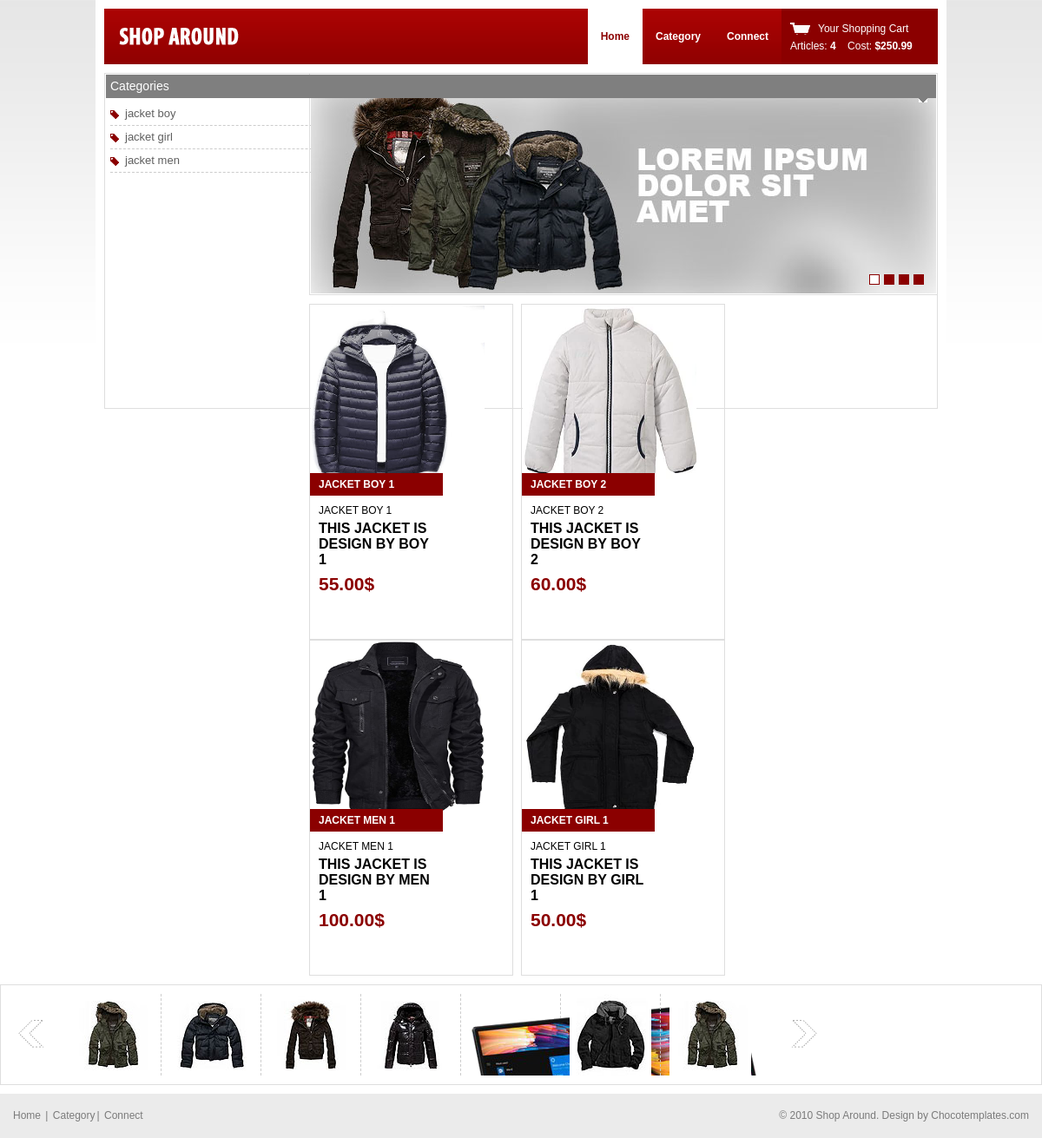
The page / on the database its author committed.
### product/models.py (models this page shows, shortened)
class product(models.Model):
    name = models.CharField(max_length=150)
    description = models.TextField()
    image = models.ImageField()
    price = models.DecimalField(max_digits=10,decimal_places=2)
    category_id = models.ForeignKey(category,on_delete=models.CASCADE)

class category(models.Model):
    name = models.CharField(max_length=150)
    description = models.TextField()

### product/views.py (the view)
# urls.py: 2. Add a URL to urlpatterns:  path('', views.home, name='home')
def home(request):
    allcategory = category.objects.all()
    allproducts = product.objects.all()
    return render(request,'pages/home.html',{"allproducts":allproducts,"allcategory":allcategory})

### templates/pages/home.html (shortened to what this page needs)
{% load static %}
<!DOCTYPE html PUBLIC "-//W3C//DTD XHTML 1.0 Transitional//EN" "http://www.w3.org/TR/xhtml1/DTD/xhtml1-transitional.dtd">
<html xmlns="http://www.w3.org/1999/xhtml">
<head>
<link rel="stylesheet" href="{%static 'css/style.css'%}" type="text/css" media="all" />
</head>
<body>
<div class="shell">
  <div id="header">
    <h1 id="logo"><a href="#">shoparound</a></h1>
    <div id="cart"> <a href="#" class="cart-link">Your Shopping Cart</a>
      <span>Articles: <strong>4</strong></span> &nbsp;&nbsp; <span>Cost: <strong>$250.99</strong></span> </div>
    <div id="navigation">
      <ul>
        <li><a href="#" class="active">Home</a></li>
        <li><a href="{% url 'cats' %}">Category</a></li>
        <li><a href="#">Connect</a></li>
      </ul>
    </div>
  </div>
  <div id="main">
    <div id="content">
      <div id="slider" class="box">
        <div id="slider-holder">
          <ul>
            <li><a href="#"><img src="{%static 'css/images/slide1.jpg'%}" alt="" /></a></li>
          </ul>
        </div>
        <div id="slider-nav"> <a href="#" class="active">1</a> <a href="#">2</a> <a href="#">3</a> <a href="#">4</a> </div>
      </div>
      <div class="products" width="100%">
        <ul>
          {% for product in allproducts %}
          <li> <a href="product/{{product.id}}"><img src="{{product.image.url}}"  width="200px" height="200px" alt="" /></a>
            <div class="product-info">
              <h3>{{product.name}}</h3>
              <div class="product-desc">
                <h4>{{product.name}}</h4>
                <p>{{product.description}}</p>
                <strong class="price">{{product.price}}$</strong> </div>
            </div>
          </li>
          {% endfor %}
        </ul>
      </div>
    </div>
      <div class="box categories">
        <h2>Categories <span></span></h2>
        <div class="box-content">
          {% for c in allcategory %}
          <ul>
            <li><a href="category/{{c.id}}">{{c.name}}</a></li>
          </ul>
          {% endfor %}
        </div>
      </div>
    </div>
  </div>
  <div class="side-full">
    <div class="more-products">
      <div class="more-products-holder">
        <ul>
          <li><a href="#"><img src="{% static 'css/images/small1.jpg'%}" alt="" /></a></li>
          <li><a href="#"><img src="{% static 'css/images/small2.jpg'%}" alt="" /></a></li>
          <li><a href="#"><img src="{% static 'css/images/small3.jpg'%}" alt="" /></a></li>
          <li><a href="#"><img src="{% static 'css/images/small4.jpg'%}" alt="" /></a></li>
          <li><a href="#"><img src="{% static 'css/images/NicePng_dell-laptop-png_3278700.png'%}" alt="" /></a></li>
          <li><a href="#"><img src="css/images/small7.jpg" alt="" /></a></li>
          <li><a href="#"><img src="css/images/small1.jpg" alt="" /></a></li>
        </ul>
      </div>
      <div class="more-nav"> <a href="#" class="prev">previous</a> <a href="#" class="next">next</a> </div>
    </div>
  </div>
  <div id="footer">
    <p class="left"> <a href="#">Home</a> <span>|</span> <a href="#">Category</a><span>|</span> <a href="#">Connect</a> </p>
    <p class="right"> &copy; 2010 Shop Around. Design by <a href="http://chocotemplates.com">Chocotemplates.com</a> </p>
  </div>
</body>
</html>

### rows shown on the page
product: image (picture), name "JACKET BOY 1", description "THIS JACKET IS DESIGN BY BOY 1", price "55.00"
product: image (picture), name "JACKET BOY 2", description "THIS JACKET IS DESIGN BY BOY 2", price "60.00"
product: image (picture), name "JACKET MEN 1", description "THIS JACKET IS DESIGN BY MEN 1", price "100.00"
product: image (picture), name "JACKET GIRL 1", description "THIS JACKET IS DESIGN BY GIRL 1", price "50.00"
category: name "jacket boy"
category: name "jacket girl"
category: name "jacket men"
